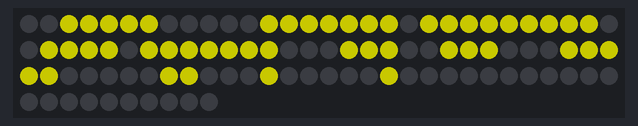
A sketch run on a simulated Arduino Uno, built with avr-gcc and run on an emulated ATmega328P. On the bench: 100 RGB LEDs in strip order, left to right, continuing on the next row. Dim RGB values are drawn brighter than linear.

Above: at 111.3 s.

The sketch:

pacman.ino
```cpp
#include "FastLED.h"
#define NUM_LEDS 100
#define DATA_PIN 3

CRGB leds[NUM_LEDS];

void setup() {
  delay(2000);
  FastLED.addLeds<WS2811, DATA_PIN, RGB>(leds, NUM_LEDS);
  FastLED.setBrightness(100);
  FastLED.clear();
}

//whole pacman
int pacman_whole[] = {2,3,4,5,6,12,13,14,15,16,17,18,20,21,22,23,24,25,26,27,28,31,32,33,34,35,36,37,38,39,40,41,42,43,44,45,46,47,48,51,52,53,54,55,56,57,58,59,60,61,62,63,64,65,66,67,68,72,73,74,75,76,77,78,82,83,84,85,86};

//quater open
int pacman_quateropen[] = {2,3,4,5,6,12,13,14,15,16,17,18,20,21,22,23,24,25,26,27,28,31,32,33,34,36,37,38,39,40,41,42,43,45,46,47,48,51,52,53,54,56,57,58,59,60,61,62,66,67,68,72,73,77,78,82,86};

//half open
int pacman_halfopen[] = {2,3,4,5,6,12,13,14,15,16,17,18,20,21,22,23,24,25,26,27,28,31,32,33,34,36,37,38,39,40,41,42,46,47,48,51,52,53,57,58,59,60,61,67,68,72,78};

//full open
int pacman_fullopen[] = {2,3,4,5,6,12,13,14,15,16,17,18,20,21,22,23,24,25,26,27,28,31,32,33,34,36,37,38,39,40,41,42,46,47,48,51,52,58,59,60,68};

int pm_delay = 100;

void loop() {

  //whole pacman
  fill_solid(leds, NUM_LEDS, CRGB::Black);
  for(int i=0; i<69; i++){
    leds[pacman_whole[i]] = CRGB::Yellow;
  }
  FastLED.show();
  delay(pm_delay);

  //pacman_quateropen
  fill_solid(leds, NUM_LEDS, CRGB::Black);
  for(int i=0; i<57; i++){
    leds[pacman_quateropen[i]] = CRGB::Yellow;
  }
  FastLED.show();
  delay(pm_delay);

  //pacman_halfopen
  fill_solid(leds, NUM_LEDS, CRGB::Black);
  for(int i=0; i<47; i++){
    leds[pacman_halfopen[i]] = CRGB::Yellow;
  }
  FastLED.show();
  delay(pm_delay);

  //pacman_fullopen
  fill_solid(leds, NUM_LEDS, CRGB::Black);
  for(int i=0; i<41; i++){
    leds[pacman_fullopen[i]] = CRGB::Yellow;
  }
  FastLED.show();
  delay(pm_delay);

  //pacman_halfopen
  fill_solid(leds, NUM_LEDS, CRGB::Black);
  for(int i=0; i<47; i++){
    leds[pacman_halfopen[i]] = CRGB::Yellow;
  }
  FastLED.show();
  delay(pm_delay);

  //pacman_quateropen
  fill_solid(leds, NUM_LEDS, CRGB::Black);
  for(int i=0; i<57; i++){
    leds[pacman_quateropen[i]] = CRGB::Yellow;
  }
  FastLED.show();
  delay(pm_delay);

  //whole pacman
  fill_solid(leds, NUM_LEDS, CRGB::Black);
  for(int i=0; i<69; i++){
    leds[pacman_whole[i]] = CRGB::Yellow;
  }
  FastLED.show();
  delay(pm_delay);

}
```
